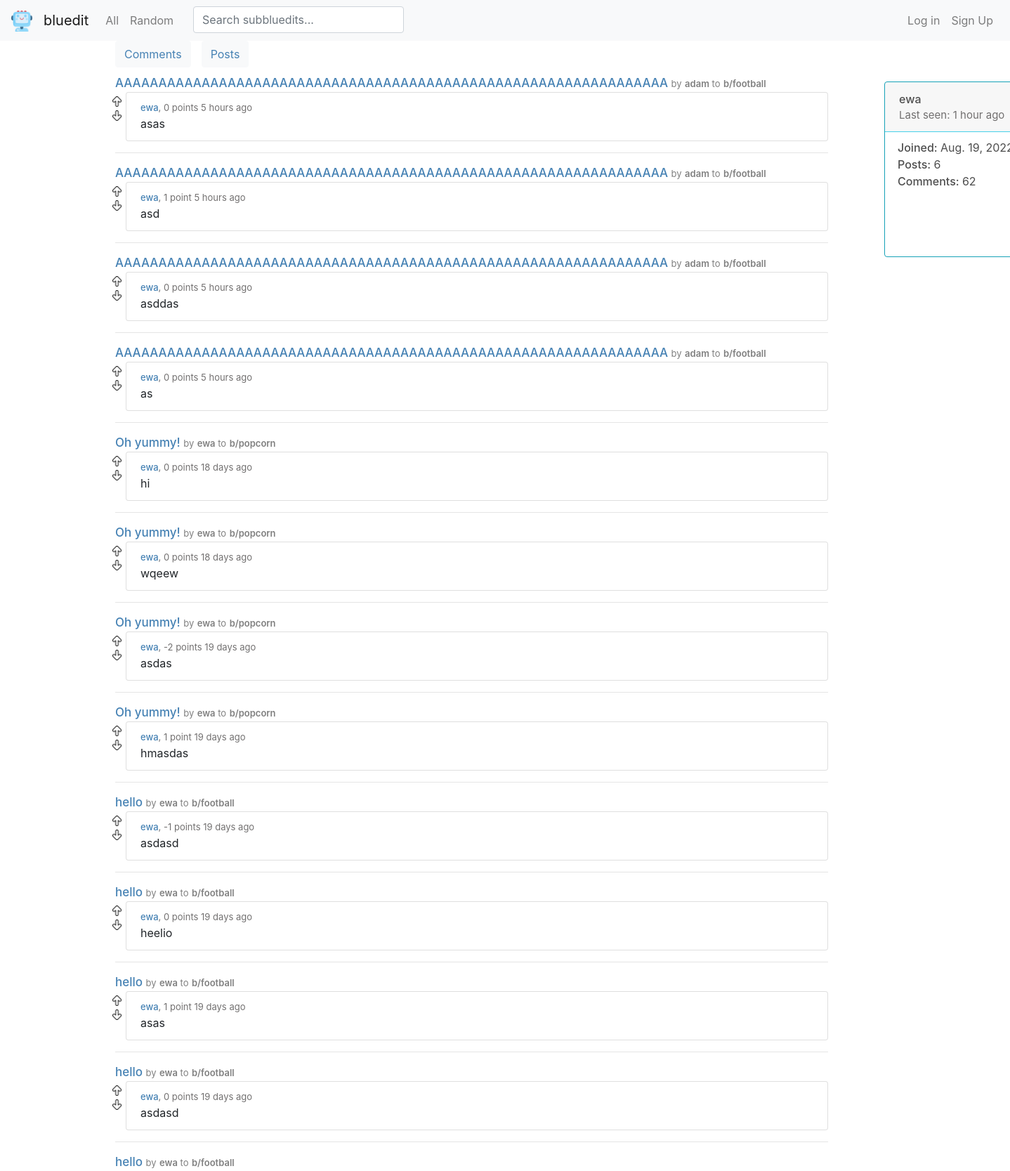
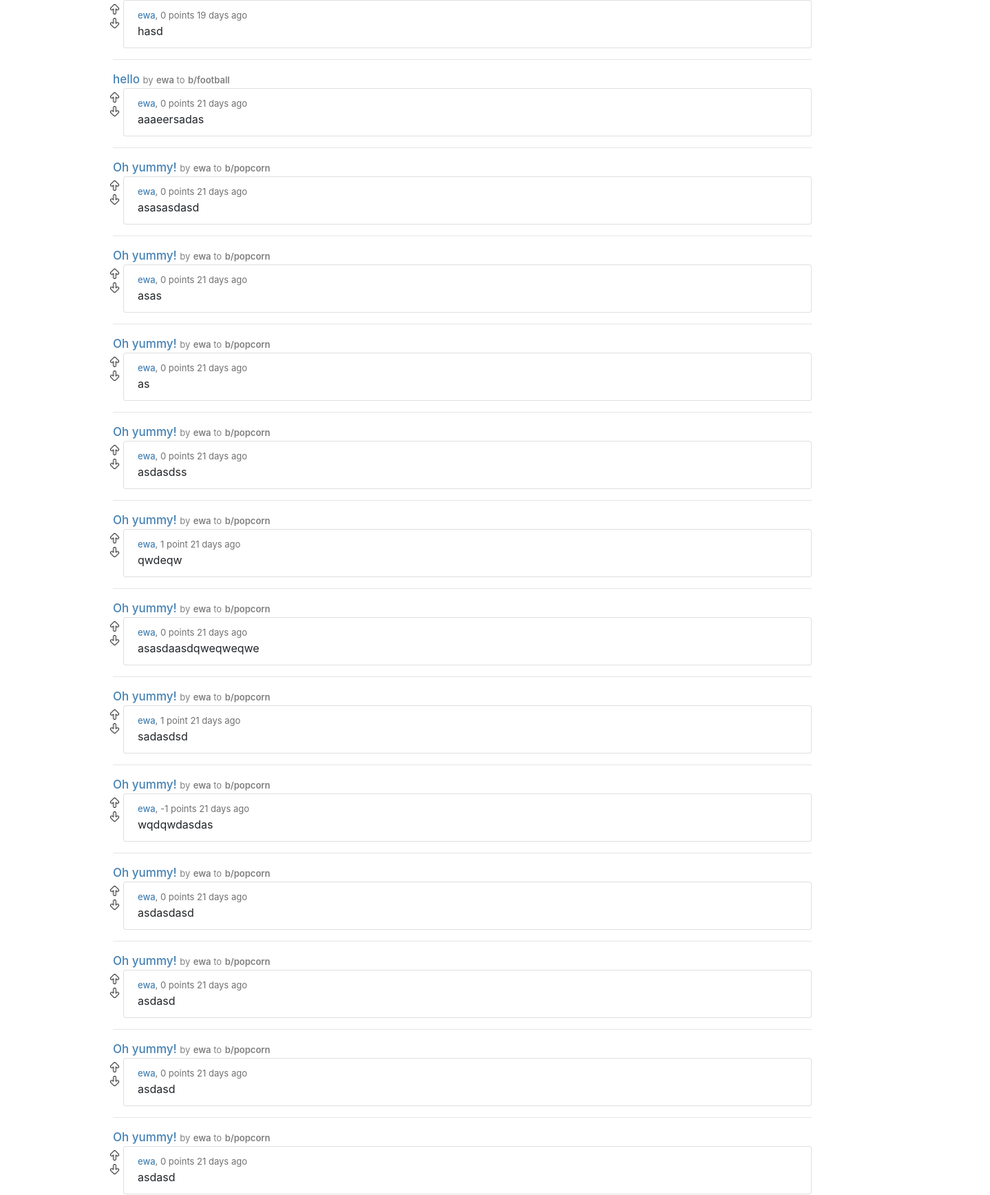
The page /user/ewa (upper part) on the database its author committed (2 pictures, top to bottom).
### bluedit/models.py (models this page shows)
class Comment(models.Model):
    text = models.CharField(max_length=512)
    user = models.ForeignKey(User, on_delete=models.CASCADE, related_name='comments')
    date = models.DateTimeField(auto_now_add=True)
    post = models.ForeignKey(Post, on_delete=models.CASCADE, related_name='comments')
    vote_count = models.IntegerField(default=0)
    parent = models.ForeignKey('self', on_delete=models.CASCADE, related_name='child', null=True, blank=True)
    tree_level = models.IntegerField(default=0, null=True, blank=True)
    class Meta:
        ordering = ['-date']

class Post(models.Model):
    title = models.CharField(max_length=64)
    description = models.CharField(max_length=512, null=True)
    image = models.URLField(null=True)
    date = models.DateTimeField(auto_now_add=True)
    user = models.ForeignKey(User, on_delete=models.CASCADE, related_name='posts')
    subbluedit = models.ForeignKey(Subbluedit, on_delete=models.CASCADE, related_name='posts')
    vote_count = models.IntegerField(default=0)
    class Meta:
        ordering = ['-date']

class User(AbstractUser):
    pass

class Subbluedit(models.Model):
    name = models.CharField(max_length=20, unique=True)
    description = models.CharField(max_length=128)
    user = models.ForeignKey(User, on_delete=models.CASCADE)
    members = models.ManyToManyField(User, default=None, related_name='subs')
    member_count = models.IntegerField(default=0)
    date = models.DateTimeField(auto_now_add=True)
    def __str__(self):
         return self.name

### bluedit/views.py (the view)
# urls.py: path('user/<str:username>', views.user, name='user'),
def user(request, username):
    profile_user = User.objects.get(username=username)
    user_id = request.user.id
    comments = profile_user.comments.all()
    votelist = []
    try:
        user = User.objects.get(pk=user_id)
        for comment in comments:
            if user.votes.filter(comment=comment).exists():
                vote_type = user.votes.get(comment=comment).vote_type
                votelist.append(vote_type)
            else:
                votelist.append(False)
    except User.DoesNotExist:
        for comment in comments:
            votelist.append(False)
    date_time_list = time_passed(comments)
    datelist = date_time_list[0]
    timeunit = date_time_list[1]
    zipped = zip(comments, votelist, datelist, timeunit)
    date = profile_user.date_joined.date()
    post_count = profile_user.posts.all().count()
    comment_count = profile_user.comments.all().count()
    list_of_two = date_to_time(profile_user.last_login)
    time = list_of_two[0]
    unit = list_of_two[1]
    unit.strip()
    return render(request, 'bluedit/user2.html', {
        'comments': comments,
        'profile_user': profile_user,
        'zipped': zipped,
        'date': date,
        'post_count': post_count,
        'comment_count': comment_count,
        'time': time,
        'unit': unit
    })

### bluedit/context_processors.py (called while the page is built)
def sub_list(request):
    try:
        user_id = request.user.id
        user = User.objects.get(pk=user_id)
        sub_list = user.subs.all()
        subs = []
        for sub in sub_list:
            subs.append(sub.name)
            sub_list = subs
    except User.DoesNotExist:
        sub_list = []
    return {
        'sub_list': sub_list
    }

### bluedit/templates/bluedit/user2.html (shortened to what this page needs)
{% extends 'bluedit/layout.html' %}
{% load crispy_forms_tags %}
{% load static %}
{% block body %}
<div class="submit-options">
    <div class="row">
      <button id='submit-option' hx-get="{% url 'user_option' profile_user.username 'comments' %}" hx-target="#submit-form" class="btn btn-light"><span class="submit-options-text">Comments</span></button>
      <button id='submit-option' hx-get="{% url 'user_option' profile_user.username 'posts' %}" hx-target="#submit-form" class="btn btn-light"><span class="submit-options-text"></class>Posts</span></button>
    </div>
</div>
<div class="row flex-nowrap">
  <div class="col-11">
    <div id="submit-form" hx-swap="innerHTML">
        {% for comment, vote_type, date, timeunit in zipped %}
        <a class='title-view' style="font-size: 17px;" href="{% url 'post' comment.post.id %}">{{comment.post.title}}</a> <span style="font-size: 13px; color: grey;" class="comment-text">by</span>
                <a style="font-size: 13px; color: grey; font-weight: 600;" href="{% url 'user' comment.post.user.username %}">{{comment.post.user.username}}</a><span style="font-size: 13px; color: grey;"class="comment-text"> to</span>
                <a style="font-size: 13px; color: grey; font-weight: 600;" href="{% url 'subbluedit' comment.post.subbluedit %}">b/{{comment.post.subbluedit}}</a>
        {% include 'bluedit/blocks/comment-block-no-tree.html' %}
        <hr>
        {% endfor %}
    </div>
  </div>
    {% include 'bluedit/blocks/card-block-user.html' %}
</div>
{% endblock %}

### bluedit/templates/bluedit/blocks/comment-block-no-tree.html (shortened to what this page needs)
{% load static %}
<div id='comment-block-{{comment.id}}' class="row">
    {% if user.is_authenticated %}
    <div hx-target="#comment-block-{{comment.id}}" hx-swap="outerHTML">
        <div class="vote-top" hx-headers='{"X-CSRFToken": "{{ csrf_token }}"}'>
            {% if vote_type == 'up' %}
            <a style='margin-bottom: 20px;' href="#" hx-put="{% url 'vote' 'comment' comment.id 'up' True %}"><img src="{% static 'images/arrow-up-full.png' %}" width="15" height="15" alt=""></a>
            {% else %}
            <a style='margin-bottom: 20px;' href="#" hx-put="{% url 'vote' 'comment' comment.id 'up' True %}"><img src="{% static 'images/arrow-up.png' %}" width="15" height="15" alt=""></a>
            {% endif %}
        </div>
        <div class="vote-bottom" hx-headers='{"X-CSRFToken": "{{ csrf_token }}"}'>
            {% if vote_type == 'down' %}
            <a href="#" hx-put="{% url 'vote' 'comment' comment.id 'down' True %}"><img src="{% static 'images/arrow-down-full.png' %}" width="15" height="15" alt=""></a>
            {% else %}
            <a href="#" hx-put="{% url 'vote' 'comment' comment.id 'down' True %}"><img src="{% static 'images/arrow-down.png' %}" width="15" height="15" alt=""></a>
            {% endif %}
        </div>
    </div>
    {% else %}
    <div>
        <div class="vote-top">
            <a href="{% url 'login' %}"><img src="{% static 'images/arrow-up.png' %}" width="15" height="15" alt=""></a>
        </div>
        <div class="vote-bottom">
            <a href="{% url 'login' %}"><img src="{% static 'images/arrow-down.png' %}" width="15" height="15" alt=""></a>
        </div>
    </div>
    {% endif %}
    <div class="col" style="padding-left: 5px;">
        <ul class="list-group-item" style='list-style: none;'>
            <li class="comment-top"><a id='name' href='{% url "user" comment.user.username %}'>{{comment.user.username}}</a>,
                <span>
                    {% if comment.vote_count == 1 %}
                    {{comment.vote_count}} point
                    {% else %}
                    {{comment.vote_count}} points
                    {% endif %}
                    {% if timeunit == 'second' %}
                     less than a minute ago
                    {% else %}
                    {{date}} {{timeunit}}{% if date != 1 %}s{% endif %} ago
                    {% endif %}
            </span>
            </li>
            <div hx-target="this" hx-swap="innerHTML">
                <li class="comment-text">{{comment.text}}</li>
            </div>
        </ul>
    </div>
</div>

### bluedit/templates/bluedit/blocks/card-block-user.html
<div class="col-1">
    <div id='card' class="card border-info" style="max-width: 18rem; margin-left: 50px; height: 250px; width: 350px;">
        <div class="card-header" style="border-color: rgb(71, 209, 233);">
            <span style="font-weight: 500; color: rgb(78, 78, 78);">{{profile_user.username}}</span>
            <div style="font-size: 15px; color:rgb(114, 112, 112);">
                Last seen: {{time}} {{unit}}{% if time != 1 %}s {% endif %}
                ago
            </div>
        </div>
        <div class="card-text">
            <div>
                <span style="font-weight: 500;">Joined: </span> {{date}}
            </div>
            <div>
                <span style="font-weight: 500;">Posts: </span> {{post_count}}
            </div>
            <div>
                <span style="font-weight: 500;">Comments:  </span>{{comment_count}}
            </div>
    </div>
</div>

### bluedit/static/bluedit/styles.css (style rules this page uses)
ul, li { list-style: none; }
.title-view { font-size: 22px; color: #4682B4; font-weight: 500; width: 825px; overflow-wrap: break-word; }
#name { color: #4682B4; font-weight: 500; }
.vote-top { margin-left: 10px; height: 15px; display: block; }
.vote-bottom { margin-top: 5px; margin-left: 10px; height: 15px; display: block; }
.comment-text { font-size: 1rem; font-weight: 400; line-height: 1.5; color: #212529; overflow-wrap: anywhere; }
#submit-option { margin-bottom: 10px; margin-left: 15px; }
.submit-options-text { color:#4682B4; }
.comment-top { color:rgb(114, 112, 112); font-size: 13px; }
.card { height: 400px; display: block; width: 300px; }
#card { margin-top: 10px; height: 400px; }
.card-text { color: rgb(78, 78, 78); margin-left:18px; margin-top: 10px; }

### rows shown on the page
Comment: post "AAAAAAAAAAAAAAAAAAAAAAAAAAAAAAAAAAAAAAAAAAAAAAAAAAAAAAAAAAAAAAAA", post.user.username "adam", post.subbluedit "football", user.username "ewa", vote_count "0", date "5", timeunit "hour", text "asas"
Comment: post "AAAAAAAAAAAAAAAAAAAAAAAAAAAAAAAAAAAAAAAAAAAAAAAAAAAAAAAAAAAAAAAA", post.user.username "adam", post.subbluedit "football", user.username "ewa", vote_count "1", date "5", timeunit "hour", text "asd"
Comment: post "AAAAAAAAAAAAAAAAAAAAAAAAAAAAAAAAAAAAAAAAAAAAAAAAAAAAAAAAAAAAAAAA", post.user.username "adam", post.subbluedit "football", user.username "ewa", vote_count "0", date "5", timeunit "hour", text "asddas"
Comment: post "AAAAAAAAAAAAAAAAAAAAAAAAAAAAAAAAAAAAAAAAAAAAAAAAAAAAAAAAAAAAAAAA", post.user.username "adam", post.subbluedit "football", user.username "ewa", vote_count "0", date "5", timeunit "hour", text "as"
Comment: post "Oh yummy!", post.user.username "ewa", post.subbluedit "popcorn", user.username "ewa", vote_count "0", date "18", timeunit "day", text "hi"
Comment: post "Oh yummy!", post.user.username "ewa", post.subbluedit "popcorn", user.username "ewa", vote_count "0", date "18", timeunit "day", text "wqeew"
Comment: post "Oh yummy!", post.user.username "ewa", post.subbluedit "popcorn", user.username "ewa", vote_count "-2", date "19", timeunit "day", text "asdas"
Comment: post "Oh yummy!", post.user.username "ewa", post.subbluedit "popcorn", user.username "ewa", vote_count "1", date "19", timeunit "day", text "hmasdas"
Comment: post "hello", post.user.username "ewa", post.subbluedit "football", user.username "ewa", vote_count "-1", date "19", timeunit "day", text "asdasd"
Comment: post "hello", post.user.username "ewa", post.subbluedit "football", user.username "ewa", vote_count "0", date "19", timeunit "day", text "heelio"
Comment: post "hello", post.user.username "ewa", post.subbluedit "football", user.username "ewa", vote_count "1", date "19", timeunit "day", text "asas"
Comment: post "hello", post.user.username "ewa", post.subbluedit "football", user.username "ewa", vote_count "0", date "19", timeunit "day", text "asdasd"
Comment: post "hello", post.user.username "ewa", post.subbluedit "football", user.username "ewa", vote_count "0", date "19", timeunit "day", text "hasd"
Comment: post "hello", post.user.username "ewa", post.subbluedit "football", user.username "ewa", vote_count "0", date "21", timeunit "day", text "aaaeersadas"
Comment: post "Oh yummy!", post.user.username "ewa", post.subbluedit "popcorn", user.username "ewa", vote_count "0", date "21", timeunit "day", text "asasasdasd"
Comment: post "Oh yummy!", post.user.username "ewa", post.subbluedit "popcorn", user.username "ewa", vote_count "0", date "21", timeunit "day", text "asas"
Comment: post "Oh yummy!", post.user.username "ewa", post.subbluedit "popcorn", user.username "ewa", vote_count "0", date "21", timeunit "day", text "as"
Comment: post "Oh yummy!", post.user.username "ewa", post.subbluedit "popcorn", user.username "ewa", vote_count "0", date "21", timeunit "day", text "asdasdss"
Comment: post "Oh yummy!", post.user.username "ewa", post.subbluedit "popcorn", user.username "ewa", vote_count "1", date "21", timeunit "day", text "qwdeqw"
Comment: post "Oh yummy!", post.user.username "ewa", post.subbluedit "popcorn", user.username "ewa", vote_count "0", date "21", timeunit "day", text "asasdaasdqweqweqwe"
Comment: post "Oh yummy!", post.user.username "ewa", post.subbluedit "popcorn", user.username "ewa", vote_count "1", date "21", timeunit "day", text "sadasdsd"
Comment: post "Oh yummy!", post.user.username "ewa", post.subbluedit "popcorn", user.username "ewa", vote_count "-1", date "21", timeunit "day", text "wqdqwdasdas"
Comment: post "Oh yummy!", post.user.username "ewa", post.subbluedit "popcorn", user.username "ewa", vote_count "0", date "21", timeunit "day", text "asdasdasd"
Comment: post "Oh yummy!", post.user.username "ewa", post.subbluedit "popcorn", user.username "ewa", vote_count "0", date "21", timeunit "day", text "asdasd"
Comment: post "Oh yummy!", post.user.username "ewa", post.subbluedit "popcorn", user.username "ewa", vote_count "0", date "21", timeunit "day", text "asdasd"
Comment: post "Oh yummy!", post.user.username "ewa", post.subbluedit "popcorn", user.username "ewa", vote_count "0", date "21", timeunit "day", text "asdasd"
User: username "ewa"

### other values the page prints
{{ time }} "1"
{{ unit }} "hour"
{{ date }} "Aug. 19,…"
{{ post_count }} "6"
{{ comment_count }} "62"
